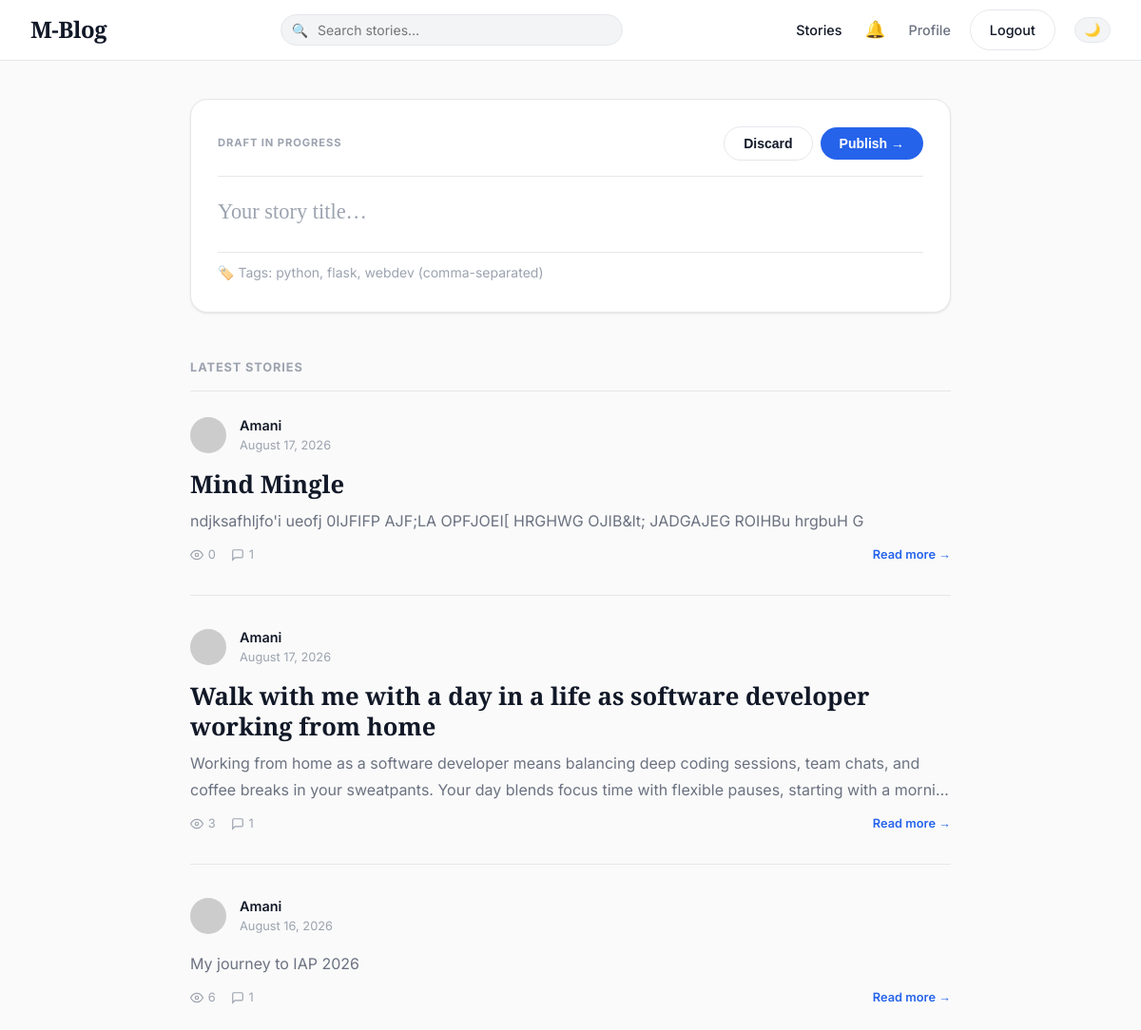
The page /index (signed in) on the database its author committed.
### app/models.py (models this page shows, shortened)
class Post(db.Model):
    id: so.Mapped[int] = so.mapped_column(primary_key=True)
    title: so.Mapped[Optional[str]] = so.mapped_column(sa.String(140))
    body: so.Mapped[str] = so.mapped_column(sa.Text)
    timestamp: so.Mapped[datetime] = so.mapped_column(
        index=True, default=lambda: datetime.now(timezone.utc)
    )
    user_id: so.Mapped[int] = so.mapped_column(sa.ForeignKey(User.id), index=True)
    view_count: so.Mapped[int] = so.mapped_column(
        sa.Integer, default=0, server_default=sa.text('0')
    )
    author: so.Mapped[User] = so.relationship('User', back_populates='posts')
    tags: so.Mapped[list['Tag']] = so.relationship(
        'Tag', secondary=post_tags, back_populates='posts'
    )
    comments: so.WriteOnlyMapped['Comment'] = so.relationship(
        'Comment', back_populates='post', cascade='all, delete-orphan'
    )
    def comments_count(self):
        query = sa.select(sa.func.count()).select_from(
            self.comments.select().subquery())
        return db.session.scalar(query)

class User(UserMixin, db.Model):
    id: so.Mapped[int] = so.mapped_column(primary_key=True)
    username: so.Mapped[str] = so.mapped_column(sa.String(64), index=True)
    email: so.Mapped[str] = so.mapped_column(sa.String(120), index=True, unique=True)
    password_hash: so.Mapped[Optional[str]] = so.mapped_column(sa.String(256))
    about_me: so.Mapped[Optional[str]] = so.mapped_column(sa.String(140))
    last_seen: so.Mapped[Optional[datetime]] = so.mapped_column(
        default=lambda: datetime.now(timezone.utc)
    )
    is_admin: so.Mapped[bool] = so.mapped_column(
        sa.Boolean, default=False, server_default=sa.text('0')
    )
    is_email_verified: so.Mapped[bool] = so.mapped_column(
        sa.Boolean, default=False, server_default=sa.text('1')
    )
    verification_token: so.Mapped[Optional[str]] = so.mapped_column(sa.String(256))
    api_key: so.Mapped[Optional[str]] = so.mapped_column(
        sa.String(64), unique=True, index=True
    )
    github_id: so.Mapped[Optional[str]] = so.mapped_column(sa.String(64))
    posts: so.WriteOnlyMapped['Post'] = so.relationship(
        'Post', back_populates='author'
    )
    comments: so.WriteOnlyMapped['Comment'] = so.relationship(
        'Comment', back_populates='author'
    )
    notifications: so.WriteOnlyMapped['Notification'] = so.relationship(
        'Notification', back_populates='user'
    )
    following: so.WriteOnlyMapped['User'] = so.relationship(
        'User', secondary=followers,
        primaryjoin=(followers.c.follower_id == id),
        secondaryjoin=(followers.c.followed_id == id),
        back_populates='followers'
    )
    followers: so.WriteOnlyMapped['User'] = so.relationship(
        'User', secondary=followers,
        primaryjoin=(followers.c.followed_id == id),
        secondaryjoin=(followers.c.follower_id == id),
        back_populates='following'
    )
    def avatar(self, size):
        digest = md5(self.email.lower().encode('utf-8')).hexdigest()
        return f'https://www.gravatar.com/avatar/{digest}?d=identicon&s={size}'

### app/routes.py (the view, shortened to what this page needs)
@app.route('/', methods=['GET', 'POST'])
@app.route('/index', methods=['GET', 'POST'])
def index():
    form = PostForm()
    tag_filter = request.args.get('tag', '')
    page = request.args.get('page', 1, type=int)
    if tag_filter:
        tag = db.session.scalar(sa.select(Tag).where(Tag.name == tag_filter))
        if tag:
            query = (
                sa.select(Post)
                .join(Post.tags)
                .where(Tag.name == tag_filter)
                .order_by(Post.timestamp.desc())
            )
        else:
            query = sa.select(Post).where(sa.false())
    else:
        query = sa.select(Post).order_by(Post.timestamp.desc())
    posts = db.paginate(
        query, page=page,
        per_page=app.config.get('POSTS_PER_PAGE', 10),
        error_out=False
    )
    all_tags = db.session.scalars(sa.select(Tag)).all()
    next_url = url_for('index', page=posts.next_num, tag=tag_filter) \
        if posts.has_next else None
    prev_url = url_for('index', page=posts.prev_num, tag=tag_filter) \
        if posts.has_prev else None
    if request.headers.get('X-Requested-With') == 'XMLHttpRequest':
        return jsonify({
            'posts': [p.to_dict() for p in posts.items],
            'has_next': posts.has_next,
            'next_page': posts.next_num,
        })
    return render_template(
        'index.html', title='Home', form=form,
        posts=posts.items, next_url=next_url, prev_url=prev_url,
        all_tags=all_tags, tag_filter=tag_filter,
    )

### app/forms.py
class PostForm(FlaskForm):
    title = StringField('Title', validators=[DataRequired(), Length(min=1, max=140)])
    body = TextAreaField('Story', validators=[DataRequired()])
    tags = StringField(
        'Tags',
        validators=[Optional(), Length(max=200)],
        description='Comma-separated, e.g. python, flask, web'
    )
    submit = SubmitField('Publish')

### app/models.py (called while the page is built)
@login.user_loader
def load_user(id):
    return db.session.get(User, int(id))

### app/routes.py (called while the page is built)
def strip_markdown(text, length=200):
    import re as _re
    html = markdown2.markdown(text)
    html = _re.sub(r'</(p|h[1-6]|li|blockquote|pre)>', r' </\1>', html)
    plain = bleach.clean(html, tags=[], strip=True)
    plain = _re.sub(r'\s+', ' ', plain).strip()
    return plain[:length] + ('…' if len(plain) > length else '')

@app.before_request
def before_request():
    if current_user.is_authenticated:
        current_user.last_seen = datetime.now(timezone.utc)
        db.session.commit()

### app/templates/index.html (shortened to what this page needs)
{% extends "base.html" %}
{% block content %}
{% if current_user.is_authenticated and form %}
<link rel="stylesheet" href="https://uicdn.toast.com/editor/latest/toastui-editor.min.css" />
<link rel="stylesheet" href="https://uicdn.toast.com/editor/latest/theme/toastui-editor-dark.min.css" />
<div class="write-section" id="write-section">
    <div class="write-header">
        <span>Draft in Progress</span>
        <div style="display:flex;gap:.5rem;align-items:center;">
            <button type="button" class="btn-secondary" onclick="document.getElementById('post-form').reset();if(window.editor){window.editor.setMarkdown('');}">Discard</button>
            <button type="button" class="btn-primary" onclick="if(window.editor) { document.getElementById('post-body').value = window.editor.getMarkdown(); } document.getElementById('post-form').submit()">Publish →</button>
        </div>
    </div>
    <form action="" method="post" id="post-form">
        <div style="margin-bottom:.75rem;">
            {{ form.title(class="write-input", placeholder="Your story title…", id="post-title") }}
        </div>
        <div>
            {{ form.tags(class="write-tags-input", placeholder="🏷️ Tags: python, flask, webdev (comma-separated)", id="post-tags") }}
        </div>
    </form>
</div>
{% endif %}
<div class="feed-header">
    <h2>
        {% if tag_filter %}#{{ tag_filter }} stories{% else %}Latest Stories{% endif %}
    </h2>
</div>
<div id="posts-container">
    {% for post in posts %}
        {% include '_post.html' %}
    {% endfor %}
</div>
{% endblock %}

### app/templates/_post.html (shortened to what this page needs)
<article class="post-card">
    <div class="post-meta">
        <img src="{{ post.author.avatar(40) }}" class="post-avatar" alt="{{ post.author.username }}">
        <div>
            <div class="post-author">
                <a href="{{ url_for('user', username=post.author.username) }}"
                   style="color:var(--text-primary);">{{ post.author.username }}</a>
            </div>
            <div class="post-date">{{ post.timestamp.strftime('%B %d, %Y') }}</div>
        </div>
    </div>
    <div class="post-body">
        {% if post.title %}
        <h3 class="post-title">
            <a href="{{ url_for('post_detail', post_id=post.id) }}">{{ post.title }}</a>
        </h3>
        {% endif %}
        <p class="post-preview">{{ post.body | strip_markdown(200) }}</p>
        <div class="post-footer">
            <span class="post-stat" title="Views">
                <svg viewBox="0 0 24 24" fill="none" stroke="currentColor" stroke-width="2">
                    <path d="M1 12s4-8 11-8 11 8 11 8-4 8-11 8-11-8-11-8z"/><circle cx="12" cy="12" r="3"/>
                </svg>
                {{ post.view_count }}
            </span>
            <span class="post-stat" title="Comments">
                <svg viewBox="0 0 24 24" fill="none" stroke="currentColor" stroke-width="2">
                    <path d="M21 15a2 2 0 0 1-2 2H7l-4 4V5a2 2 0 0 1 2-2h14a2 2 0 0 1 2 2z"/>
                </svg>
                {{ post.comments_count() }}
            </span>
            <a href="{{ url_for('post_detail', post_id=post.id) }}"
               style="font-size:.8rem;font-weight:600;color:var(--primary);margin-left:auto;">
               Read more →
            </a>
        </div>
    </div>
</article>

### app/static/css/style.css (style rules this page uses)
:root { --bg-color: #fafafa; --bg-subtle: #f3f4f6; --text-primary: #111827; --text-secondary: #6b7280; --text-muted: #9ca3af; --border-color: #e5e7eb; --primary: #2563eb; --primary-hover: #1d4ed8; --primary-subtle: #eff6ff; --success: #16a34a; --danger: #dc2626; --card-bg: #ffffff; --card-shadow: 0 1px 3px rgba(0,0,0,.06), 0 1px 2px rgba(0,0,0,.04); --card-shadow-hover: 0 4px 20px rgba(0,0,0,.1); --font-serif: 'Playfair Display', serif; --font-sans: 'Inter', sans-serif; --max-width: 1200px; --radius-sm: 6px; --radius-md: 12px; --radius-lg: 18px; --radius-pill: 999px; --transition: 0.2s ease; --navbar-h: 64px; }
*, *::before, *::after { box-sizing: border-box; margin: 0; padding: 0; }
html { scroll-behavior: smooth; }
body { font-family: var(--font-sans); background-color: var(--bg-color); color: var(--text-primary); line-height: 1.6; -webkit-font-smoothing: antialiased; transition: background-color var(--transition), color var(--transition); padding-top: var(--navbar-h); }
h1, h2, h3, h4, h5, h6 { font-family: var(--font-serif); font-weight: 700; color: var(--text-primary); margin-bottom: .75rem; }
a { color: var(--primary); text-decoration: none; transition: color var(--transition); }
img { max-width: 100%; }
.btn-primary { background-color: var(--primary); color: #fff !important; padding: .55rem 1.25rem; border-radius: var(--radius-pill); font-weight: 600; font-size: .875rem; border: none; cursor: pointer; transition: background var(--transition), transform .1s; display: inline-flex; align-items: center; gap: .4rem; }
.btn-secondary { background-color: transparent; color: var(--text-primary) !important; padding: .55rem 1.25rem; border-radius: var(--radius-pill); font-weight: 600; font-size: .875rem; border: 1px solid var(--border-color); cursor: pointer; transition: all var(--transition); display: inline-flex; align-items: center; gap: .4rem; }
.write-section { max-width: 800px; margin: 0 auto 3rem auto; background: var(--card-bg); padding: 1.75rem; border-radius: var(--radius-lg); border: 1px solid var(--border-color); box-shadow: var(--card-shadow); }
.write-header { display: flex; justify-content: space-between; align-items: center; margin-bottom: 1.5rem; padding-bottom: 1rem; border-bottom: 1px solid var(--border-color); }
.write-header span { font-size: .7rem; text-transform: uppercase; letter-spacing: .08em; font-weight: 700; color: var(--text-muted); }
.write-input { width: 100%; border: none; font-family: var(--font-serif); font-size: 1.4rem; background: transparent; color: var(--text-primary); resize: none; outline: none; }
.write-input::placeholder { color: var(--text-muted); }
.write-tags-input { width: 100%; border: none; border-top: 1px solid var(--border-color); padding-top: .75rem; margin-top: .75rem; font-family: var(--font-sans); font-size: .875rem; background: transparent; color: var(--text-secondary); outline: none; }
.write-tags-input::placeholder { color: var(--text-muted); }
.feed-header { max-width: 800px; margin: 0 auto 1.5rem auto; border-bottom: 1px solid var(--border-color); padding-bottom: .875rem; }
.feed-header h2 { font-family: var(--font-sans); font-size: .8rem; text-transform: uppercase; letter-spacing: .07em; color: var(--text-muted); margin: 0; }
.post-card { max-width: 800px; margin: 0 auto 2rem auto; padding-bottom: 2rem; border-bottom: 1px solid var(--border-color); transition: opacity var(--transition); }
.post-card:last-child { border-bottom: none; }
.post-meta { display: flex; align-items: center; gap: .875rem; margin-bottom: .875rem; }
.post-avatar { width: 38px; height: 38px; border-radius: 50%; object-fit: cover; }
.post-author { font-weight: 600; font-size: .9rem; color: var(--text-primary); }
.post-date { font-size: .8rem; color: var(--text-muted); }
.post-body { color: var(--text-secondary); }
.post-title { font-family: var(--font-serif); font-size: 1.6rem; line-height: 1.25; margin-bottom: .5rem; color: var(--text-primary); }
.post-title a { color: inherit; }
.post-preview { font-size: 1rem; line-height: 1.75; color: var(--text-secondary); margin-bottom: .75rem; display: -webkit-box; -webkit-line-clamp: 3; -webkit-box-orient: vertical; overflow: hidden; }
.post-footer { display: flex; align-items: center; gap: 1rem; margin-top: .75rem; flex-wrap: wrap; }
.post-stat { display: flex; align-items: center; gap: .3rem; font-size: .8rem; color: var(--text-muted); }
.post-stat svg { width: 14px; height: 14px; }

### rows shown on the page
Post: author.username "Amani", timestamp "August 17, 2026", title "Mind Mingle", body "ndjksafhljfo'i ueofj 0IJFIFP AJF;LA OPFJOEI[ HRGHWG OJIB&lt; JADGAJEG ROIHBu hrgbuH G", view_count "0", comments_count "1"
Post: author.username "Amani", timestamp "August 17, 2026", title "Walk with me with a day in a life as software developer working from home", body "Working from home as a software developer means balancing deep coding sessions, team chats, and coffee breaks in your sweatpants. Your day blends focus time with flexible pauses, starting with a morni…", view_count "3", comments_count "1"
Post: author.username "Amani", timestamp "August 16, 2026", body "My journey to IAP 2026", view_count "6", comments_count "1"
